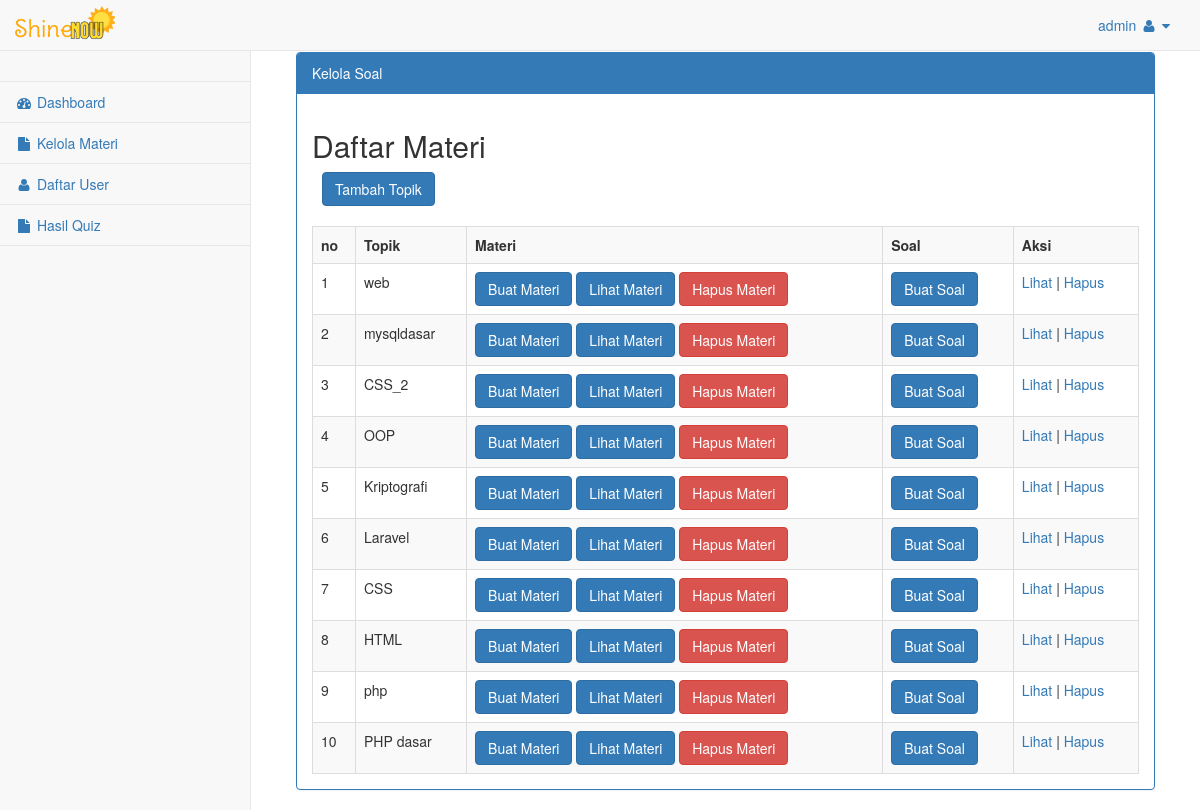
/admin/media.php?module=tambah_soal (signed in), run on the app's committed database.
### tables this page shows
CREATE TABLE `t_soal` (
  `id` int(11) NOT NULL AUTO_INCREMENT,
  `topik` varchar(255) DEFAULT NULL,
  PRIMARY KEY (`id`)
);

### admin/modul/mod_soal/tambah_soal.php (the view, shortened to what this page needs)
 <div id="page-wrapper">
            <div class="container-fluid">
                <div class="row">
                    <div class="col-lg-12">
                    </div>
                </div>
                <div class="row">
                    <div class="col-lg-12">
                    <div class="panel panel-primary">
                        <div class="panel-heading">
                          Kelola Soal
                        </div>
                        <div class="panel-body">
<?php
include "../../../config/koneksi.php";
$result = mysqli_query($con, "SELECT * FROM t_soal ORDER BY id DESC");
echo "<h2> Daftar Materi</h2>
    <div style='text-align:left;padding-left:10px;margin-bottom:20px;'>
        <input class='btn btn-primary' type=button value='Tambah Topik'
        onclick=\"window.location.href='?module=isimateri&act=tambahtopik';\">
    </div>
    <table class='table table-striped table-bordered table-hover'>
          <tr><th>no</th><th>Topik</th><th>Materi</th><th>Soal</th><th>Aksi</th></tr>";
    $no=1;
    while ($r=mysqli_fetch_array($result)){
       echo "<tr><td>$no</td>
             <td>$r[topik]</td>
             <td>
                <input class='btn btn-primary' type=button value='Buat Materi'
                onclick=\"window.location.href='?module=isimateri&topik=$r[topik]';\">
                <input class='btn btn-primary' type=button value='Lihat Materi'
                onclick=\"window.location.href='?module=soal&act=tambahmateri&topik=$r[topik]';\">
                <input class='btn btn-danger' type=button value='Hapus Materi'
                onclick=\"window.location.href='modul/mod_soal/aksi_soal.php?module=soal&act=hapusmateri&topik=$r[topik]';\">
             </td>
             <td>
                <input class='btn btn-primary' type=button value='Buat Soal'
                onclick=\"window.location.href='?module=soal&act=tambahsoal&topik=$r[topik]';\">
             </td>
             <td><a href='?module=soal&topik=$r[topik]'>Lihat</a> | <a href='modul/mod_soal/aksi_soal.php?module=soal&act=hapustopik&id=$r[id]&topik=$r[topik]'>Hapus</a></td>";
        echo"</tr>";
      $no++;
    }
    echo "</table>";
 ?>

### data on the page
t_soal: topik "web"
t_soal: topik "mysqldasar"
t_soal: topik "CSS_2"
t_soal: topik "OOP"
t_soal: topik "Kriptografi"
t_soal: topik "Laravel"
t_soal: topik "CSS"
t_soal: topik "HTML"
t_soal: topik "php"
t_soal: topik "PHP dasar"

### other printed values
$_SESSION[username] "admin"
